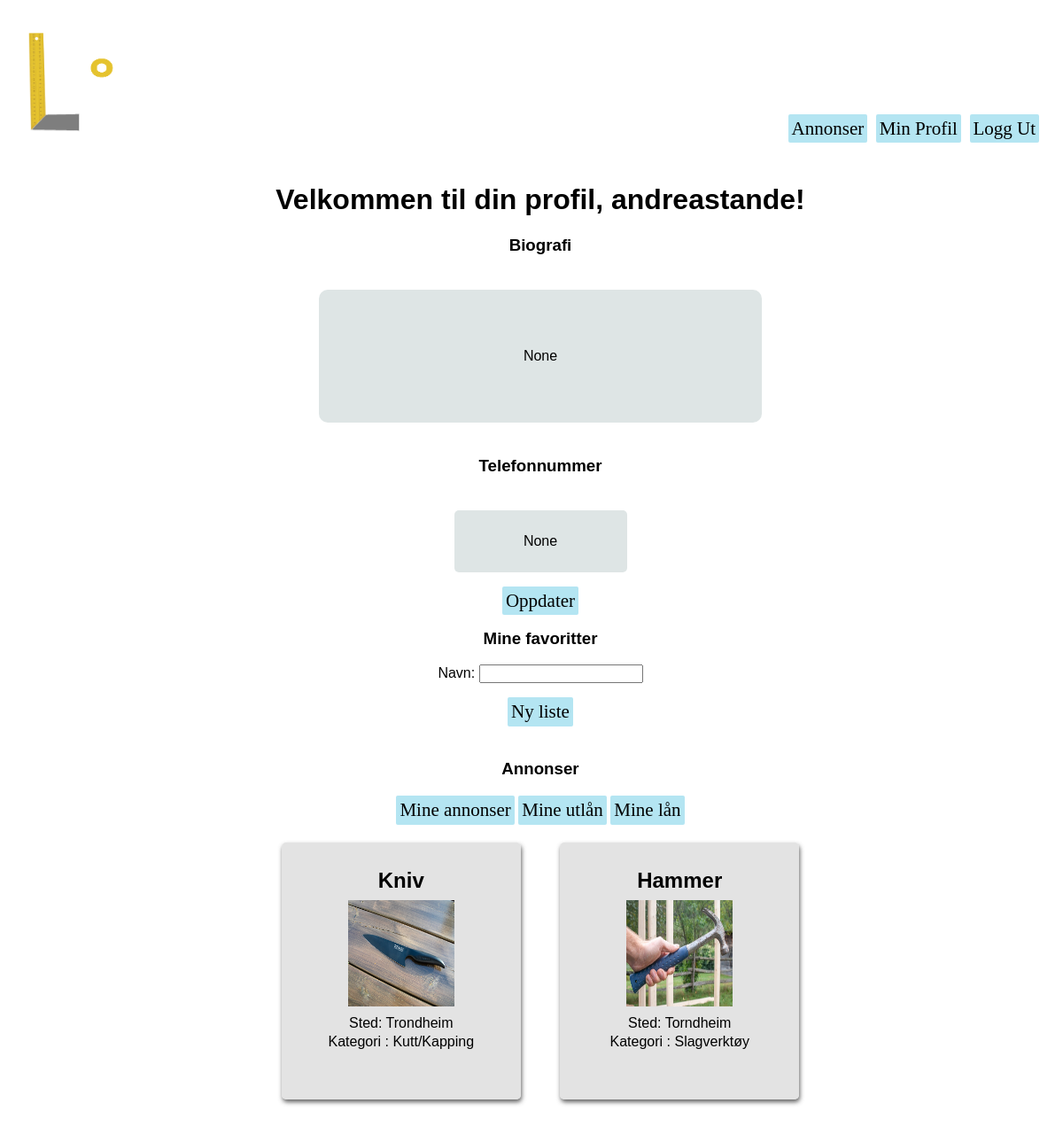
The page /users/profile (signed in) on the database as committed earlier.
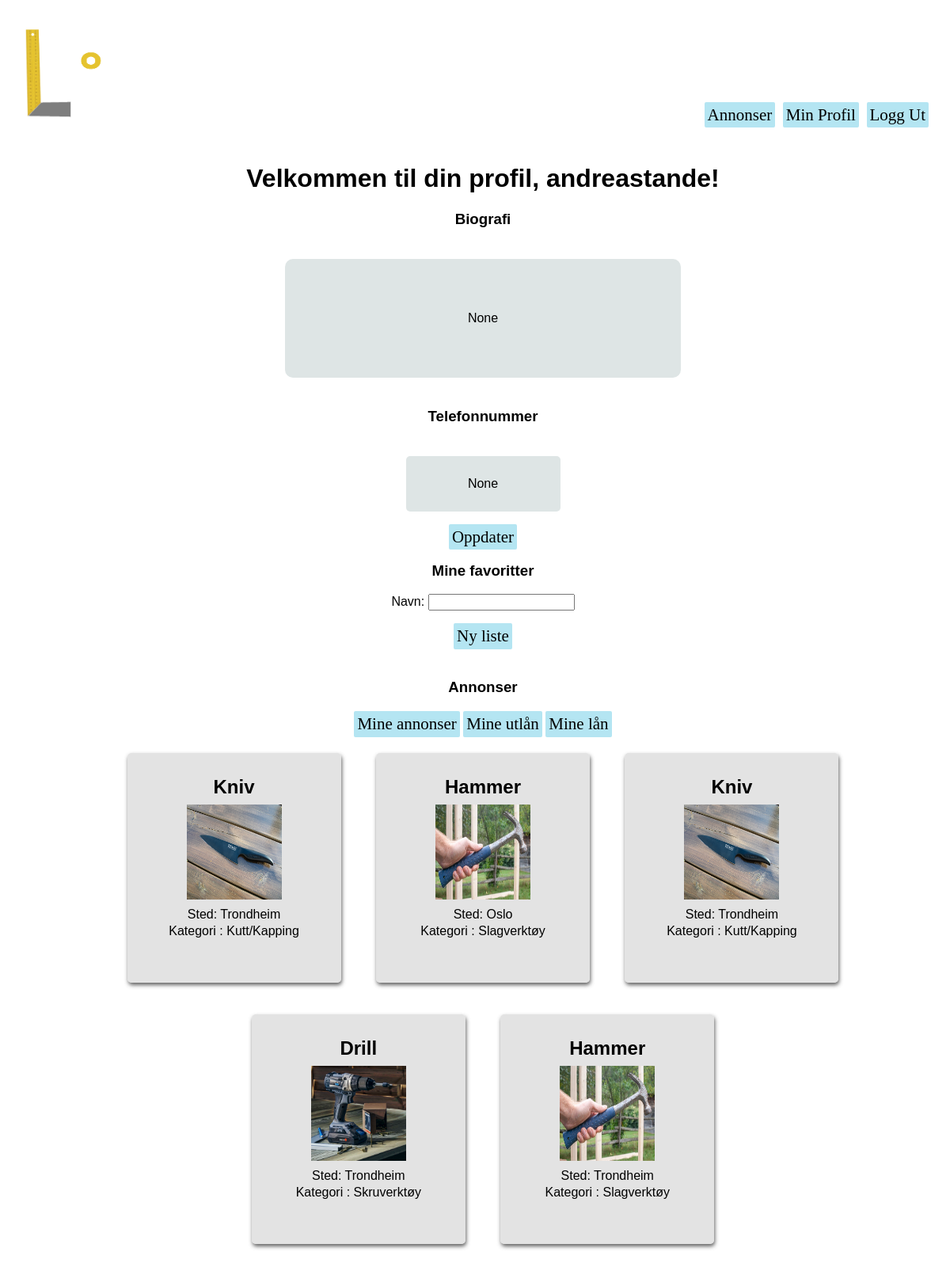
The same page on the database as committed later.
### homepage/models.py (models this page shows, shortened)
class Listing(models.Model):
    owner = models.ForeignKey(User, verbose_name = 'User', on_delete=models.CASCADE, null=True) #user burde kanskje endres til settings.AUTH_USER_MODEL. må i så fall django.conf import settings
    title = models.CharField(max_length=50, verbose_name="Tittel")
    image = models.ImageField(upload_to='images/', null=True)
    loaned = models.BooleanField(default=False, verbose_name="Utlånt?")
    price = models.PositiveSmallIntegerField(verbose_name='Pris', default=0)
    location = models.CharField(max_length=100, verbose_name="Sted") #burde kanskje være annet enn CharField. Gjør det vanskelig å sortere etter denne attributten
    description = models.TextField(verbose_name="Beskrivelse")
    wantToLoan = models.BooleanField(default=False, verbose_name="Ønskes lånt?")
    SW = 1
    PT = 2
    WD = 3
    CT = 4
    SV = 5
    BO = 6
    OT = 7
    CATEGORY_CHOICES = (
        (SW, 'Saging'),
        (PT, 'Maling'),
        (WD, 'Sveising'),
        (CT, 'Kutt/Kapping'),
        (SV, 'Skruverktøy'),
        (BO, 'Slagverktøy'),
        (OT, 'Annet'),
    )
    category = models.PositiveSmallIntegerField(
        choices = CATEGORY_CHOICES,
        default = OT,
        verbose_name="Kategori",
    )

### users/views.py (the view)
# urls.py: path('profile', views.my_profile, name='my_profile'),
@login_required
def my_profile(request):
    current_user = request.user
    user_listings = current_user.listing_set.all()
    user_profile = current_user.profile
    listings = []
    if request.POST.get('loaned_out'):
        for listing in user_listings:
            if listing.loaned:
                listings.append(listing)
    elif request.POST.get('my_loans'):
        agreements= Agreement.objects.filter(loaner=request.user)
        for agreement in agreements:
            listings.append(agreement.listing)
    else:
        for listing in user_listings:
            if not listing.loaned:
                listings.append(listing)
    mine_favoritter = current_user.list_owner.all()
    form = MakeFavouritesListForm(request.POST)
    allListings = Listing.objects.all()
    if form.is_valid():
        newList = form.save(commit=False)
        newList.owner = current_user
        newList.save()
    else:
        form = MakeFavouritesListForm()
    context = {'user': current_user, 'listings': listings, 'profile': user_profile, 'mine_favoritter':mine_favoritter, 'form':form, 'allListings': allListings}
    return render(request, 'users/my_profile.html', context)

### users/forms.py
class MakeFavouritesListForm(ModelForm):
    class Meta:
        model = UserDefinedList
        fields = ['listName']

### users/templates/users/my_profile.html (shortened to what this page needs)
{% extends "users/base.html" %}
{% block content %}
<div>
    <h1>Velkommen til din profil, {{user.username}}!</h1>
    <div>
        <h3>Biografi</h3>
        <div class='bioDIV'>
            <p>
                {{profile.bio}}
            </p>
        </div>
        <h3>Telefonnummer</h3>
        <div class='tlfDIV'>
            <p>
                {{profile.tlf}}
            </p>
        </div>
    </div>
    <a href="{% url 'users:update_profile' %}" class="knapp">Oppdater</a>
    <br>
    <h3>Mine favoritter</h3>
    <form action="" method = "POST">
        {{ form.as_p }}
        <input type="submit" value="Ny liste" class="knapp">
    </form>
    <br>
    <h3>Annonser</h3>
    <div>
        <form action="{% url 'users:my_profile' %}" method="POST">
            <button type="submit" value = "Click" name="my_listings">Mine annonser</button>
            <button type="submit" value = "Click" name="loaned_out">Mine utlån</button>
            <button type="submit" value = "Click" name="my_loans">Mine lån</button>
        </form>
    </div>
    <div>
        {% for listing in listings %}
            <div class="listingDIV">
                <a href="{% url 'homepage:listing' listing_id=listing.id %}" class="listingLink">invisible link!</a>
                <div class="listingContent">
                    <h2>{{listing.title}}</h2>
                    <div class="listingImg">
                        <img src="{{listing.image.url}} " width="120px" height="120px" />
                    </div>
                    <p>Sted: {{listing.location}}</p>
                    <p>Kategori : {{listing.get_category_display}}</p>
                </div>
            </div>
        {% endfor %}
    </div>
    <br>
</div>
{% endblock content %}

Rows that differ between the two databases and show on the page:
no longer on this page (row edited): Listing: title "Hammer", image (picture), location "Torndheim", category "Slagverktøy"
added Listing: title "Hammer", image (picture), location "Oslo", category "Slagverktøy"
added Listing: title "Kniv", image (picture), location "Trondheim", category "Kutt/Kapping"
added Listing: title "Drill", image (picture), location "Trondheim", category "Skruverktøy"
added Listing: title "Hammer", image (picture), location "Trondheim", category "Slagverktøy"
